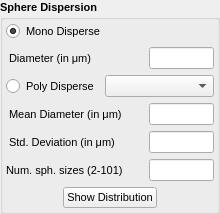
       <widget class="QGroupBox" name="groupBox_SphereData">
        <property name="font">
         <font>
          <family>Arial</family>
          <pointsize>8</pointsize>
          <bold>true</bold>
         </font>
        </property>
        <property name="title">
         <string>Sphere Dispersion</string>
        </property>
        <layout class="QGridLayout" name="gridLayout_3">
         <property name="leftMargin">
          <number>3</number>
         </property>
         <property name="topMargin">
          <number>2</number>
         </property>
         <property name="rightMargin">
          <number>3</number>
         </property>
         <property name="bottomMargin">
          <number>3</number>
         </property>
         <item row="2" column="0">
          <widget class="QRadioButton" name="radioButton_PolyDisperse">
           <property name="sizePolicy">
            <sizepolicy hsizetype="Minimum" vsizetype="Fixed">
             <horstretch>0</horstretch>
             <verstretch>0</verstretch>
            </sizepolicy>
           </property>
           <property name="minimumSize">
            <size>
             <width>90</width>
             <height>20</height>
            </size>
           </property>
           <property name="font">
            <font>
             <family>Arial</family>
             <pointsize>8</pointsize>
             <bold>false</bold>
            </font>
           </property>
           <property name="text">
            <string>Poly Disperse</string>
           </property>
           <attribute name="buttonGroup">
            <string notr="true">buttonGroup_MonoPoly</string>
           </attribute>
          </widget>
         </item>
         <item row="5" column="6">
          <widget class="QLineEdit" name="lineEdit_NSphere">
           <property name="sizePolicy">
            <sizepolicy hsizetype="MinimumExpanding" vsizetype="Fixed">
             <horstretch>0</horstretch>
             <verstretch>0</verstretch>
            </sizepolicy>
           </property>
           <property name="minimumSize">
            <size>
             <width>50</width>
             <height>0</height>
            </size>
           </property>
           <property name="maximumSize">
            <size>
             <width>65</width>
             <height>16777215</height>
            </size>
           </property>
           <property name="font">
            <font>
             <family>Arial</family>
             <pointsize>8</pointsize>
             <bold>false</bold>
            </font>
           </property>
           <property name="alignment">
            <set>Qt::AlignRight|Qt::AlignTrailing|Qt::AlignVCenter</set>
           </property>
          </widget>
         </item>
         <item row="4" column="6">
          <widget class="QLineEdit" name="lineEdit_StdDev">
           <property name="sizePolicy">
            <sizepolicy hsizetype="MinimumExpanding" vsizetype="Fixed">
             <horstretch>0</horstretch>
             <verstretch>0</verstretch>
            </sizepolicy>
           </property>
           <property name="minimumSize">
            <size>
             <width>50</width>
             <height>0</height>
            </size>
           </property>
           <property name="maximumSize">
            <size>
             <width>65</width>
             <height>16777215</height>
            </size>
           </property>
           <property name="font">
            <font>
             <family>Arial</family>
             <pointsize>8</pointsize>
             <bold>false</bold>
            </font>
           </property>
           <property name="alignment">
            <set>Qt::AlignRight|Qt::AlignTrailing|Qt::AlignVCenter</set>
           </property>
          </widget>
         </item>
         <item row="3" column="0" colspan="4">
          <widget class="QLabel" name="label_MeanDiameter">
           <property name="font">
            <font>
             <family>Arial</family>
             <pointsize>8</pointsize>
             <bold>false</bold>
            </font>
           </property>
           <property name="text">
            <string> Mean Diameter (in μm)</string>
           </property>
           <property name="buddy">
            <cstring>lineEdit_MeanDiameter</cstring>
           </property>
          </widget>
         </item>
         <item row="3" column="6">
          <widget class="QLineEdit" name="lineEdit_MeanDiameter">
           <property name="sizePolicy">
            <sizepolicy hsizetype="MinimumExpanding" vsizetype="Fixed">
             <horstretch>0</horstretch>
             <verstretch>0</verstretch>
            </sizepolicy>
           </property>
           <property name="minimumSize">
            <size>
             <width>50</width>
             <height>0</height>
            </size>
           </property>
           <property name="maximumSize">
            <size>
             <width>65</width>
             <height>16777215</height>
            </size>
           </property>
           <property name="font">
            <font>
             <family>Arial</family>
             <pointsize>8</pointsize>
             <bold>false</bold>
            </font>
           </property>
           <property name="alignment">
            <set>Qt::AlignRight|Qt::AlignTrailing|Qt::AlignVCenter</set>
           </property>
          </widget>
         </item>
         <item row="1" column="6">
          <widget class="QLineEdit" name="lineEdit_Diameter">
           <property name="sizePolicy">
            <sizepolicy hsizetype="MinimumExpanding" vsizetype="Fixed">
             <horstretch>0</horstretch>
             <verstretch>0</verstretch>
            </sizepolicy>
           </property>
           <property name="minimumSize">
            <size>
             <width>50</width>
             <height>0</height>
            </size>
           </property>
           <property name="maximumSize">
            <size>
             <width>65</width>
             <height>16777215</height>
            </size>
           </property>
           <property name="font">
            <font>
             <family>Arial</family>
             <pointsize>8</pointsize>
             <bold>false</bold>
            </font>
           </property>
           <property name="alignment">
            <set>Qt::AlignRight|Qt::AlignTrailing|Qt::AlignVCenter</set>
           </property>
          </widget>
         </item>
         <item row="5" column="0" colspan="4">
          <widget class="QLabel" name="label_NSphere">
           <property name="minimumSize">
            <size>
             <width>125</width>
             <height>0</height>
            </size>
           </property>
           <property name="font">
            <font>
             <family>Arial</family>
             <pointsize>8</pointsize>
             <bold>false</bold>
            </font>
           </property>
           <property name="text">
            <string>Num. sph. sizes (2-101)</string>
           </property>
           <property name="buddy">
            <cstring>lineEdit_NSphere</cstring>
           </property>
          </widget>
         </item>
         <item row="4" column="0" colspan="4">
          <widget class="QLabel" name="label_StdDev">
           <property name="font">
            <font>
             <family>Arial</family>
             <pointsize>8</pointsize>
             <bold>false</bold>
            </font>
           </property>
           <property name="text">
            <string> Std. Deviation (in μm)</string>
           </property>
           <property name="buddy">
            <cstring>lineEdit_StdDev</cstring>
           </property>
          </widget>
         </item>
         <item row="1" column="0">
          <widget class="QLabel" name="label_Diameter">
           <property name="minimumSize">
            <size>
             <width>90</width>
             <height>0</height>
            </size>
           </property>
           <property name="font">
            <font>
             <family>Arial</family>
             <pointsize>8</pointsize>
             <bold>false</bold>
            </font>
           </property>
           <property name="text">
            <string> Diameter (in μm)</string>
           </property>
           <property name="buddy">
            <cstring>lineEdit_Diameter</cstring>
           </property>
          </widget>
         </item>
         <item row="4" column="4" colspan="2">
          <spacer name="horizontalSpacer7">
           <property name="orientation">
            <enum>Qt::Horizontal</enum>
           </property>
           <property name="sizeHint" stdset="0">
            <size>
             <width>1</width>
             <height>10</height>
            </size>
           </property>
          </spacer>
         </item>
         <item row="2" column="1" colspan="6">
          <widget class="QComboBox" name="comboBox_Distribution">
           <property name="sizePolicy">
            <sizepolicy hsizetype="Preferred" vsizetype="Fixed">
             <horstretch>0</horstretch>
             <verstretch>0</verstretch>
            </sizepolicy>
           </property>
           <property name="minimumSize">
            <size>
             <width>100</width>
             <height>20</height>
            </size>
           </property>
           <property name="font">
            <font>
             <family>Arial</family>
             <pointsize>8</pointsize>
             <bold>false</bold>
            </font>
           </property>
           <property name="currentText">
            <string/>
           </property>
           <property name="maxVisibleItems">
            <number>4</number>
           </property>
           <property name="sizeAdjustPolicy">
            <enum>QComboBox::AdjustToContents</enum>
           </property>
          </widget>
         </item>
         <item row="5" column="4" colspan="2">
          <spacer name="horizontalSpacer8">
           <property name="orientation">
            <enum>Qt::Horizontal</enum>
           </property>
           <property name="sizeHint" stdset="0">
            <size>
             <width>1</width>
             <height>10</height>
            </size>
           </property>
          </spacer>
         </item>
         <item row="6" column="0" colspan="7">
          <layout class="QHBoxLayout" name="horizontalLayout">
           <property name="topMargin">
            <number>0</number>
           </property>
           <property name="bottomMargin">
            <number>0</number>
           </property>
           <item>
            <spacer name="horizontalSpacer3">
             <property name="orientation">
              <enum>Qt::Horizontal</enum>
             </property>
             <property name="sizeHint" stdset="0">
              <size>
               <width>1</width>
               <height>10</height>
              </size>
             </property>
            </spacer>
           </item>
           <item>
            <widget class="QPushButton" name="pushButton_ShowDistributionAndCustom">
             <property name="sizePolicy">
              <sizepolicy hsizetype="Minimum" vsizetype="Fixed">
               <horstretch>0</horstretch>
               <verstretch>0</verstretch>
              </sizepolicy>
             </property>
             <property name="minimumSize">
              <size>
               <width>0</width>
               <height>20</height>
              </size>
             </property>
             <property name="font">
              <font>
               <family>Arial</family>
               <pointsize>8</pointsize>
               <bold>false</bold>
              </font>
             </property>
             <property name="text">
              <string>Show Distribution</string>
             </property>
            </widget>
           </item>
           <item>
            <spacer name="horizontalSpacer4">
             <property name="orientation">
              <enum>Qt::Horizontal</enum>
             </property>
             <property name="sizeHint" stdset="0">
              <size>
               <width>1</width>
               <height>10</height>
              </size>
             </property>
            </spacer>
           </item>
          </layout>
         </item>
         <item row="1" column="1" colspan="5">
          <spacer name="horizontalSpacer5">
           <property name="orientation">
            <enum>Qt::Horizontal</enum>
           </property>
           <property name="sizeHint" stdset="0">
            <size>
             <width>1</width>
             <height>10</height>
            </size>
           </property>
          </spacer>
         </item>
         <item row="3" column="4" colspan="2">
          <spacer name="horizontalSpacer6">
           <property name="orientation">
            <enum>Qt::Horizontal</enum>
           </property>
           <property name="sizeHint" stdset="0">
            <size>
             <width>1</width>
             <height>10</height>
            </size>
           </property>
          </spacer>
         </item>
         <item row="0" column="0" colspan="4">
          <widget class="QRadioButton" name="radioButton_MonoDisperse">
           <property name="minimumSize">
            <size>
             <width>90</width>
             <height>20</height>
            </size>
           </property>
           <property name="font">
            <font>
             <family>Arial</family>
             <pointsize>8</pointsize>
             <bold>false</bold>
            </font>
           </property>
           <property name="text">
            <string>Mono Disperse</string>
           </property>
           <property name="checked">
            <bool>true</bool>
           </property>
           <attribute name="buttonGroup">
            <string notr="true">buttonGroup_MonoPoly</string>
           </attribute>
          </widget>
         </item>
        </layout>
       </widget>
